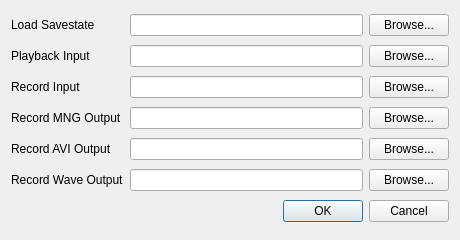
<?xml version="1.0" encoding="UTF-8"?>
<ui version="4.0">
 <class>PlayOptionsUI</class>
 <widget class="QDialog" name="PlayOptionsUI">
  <property name="geometry">
   <rect>
    <x>0</x>
    <y>0</y>
    <width>460</width>
    <height>240</height>
   </rect>
  </property>
  <property name="windowTitle">
   <string>Play</string>
  </property>
  <layout class="QGridLayout" name="gridLayout">
   <item row="0" column="1">
    <widget class="QLineEdit" name="lineEditSavestate"/>
   </item>
   <item row="0" column="2">
    <widget class="QPushButton" name="btnBrowseSavestate">
     <property name="text">
      <string>Browse...</string>
     </property>
    </widget>
   </item>
   <item row="1" column="1">
    <widget class="QLineEdit" name="lineEditPlayback"/>
   </item>
   <item row="1" column="2">
    <widget class="QPushButton" name="btnBrowsePlayback">
     <property name="text">
      <string>Browse...</string>
     </property>
    </widget>
   </item>
   <item row="2" column="1">
    <widget class="QLineEdit" name="lineEditRecord"/>
   </item>
   <item row="2" column="2">
    <widget class="QPushButton" name="btnBrowseRecord">
     <property name="text">
      <string>Browse...</string>
     </property>
    </widget>
   </item>
   <item row="3" column="1">
    <widget class="QLineEdit" name="lineEditMNG"/>
   </item>
   <item row="3" column="2">
    <widget class="QPushButton" name="btnBrowseMNG">
     <property name="text">
      <string>Browse...</string>
     </property>
    </widget>
   </item>
   <item row="4" column="1">
    <widget class="QLineEdit" name="lineEditAVI"/>
   </item>
   <item row="4" column="2">
    <widget class="QPushButton" name="btnBrowseAVI">
     <property name="text">
      <string>Browse...</string>
     </property>
    </widget>
   </item>
   <item row="5" column="1">
    <widget class="QLineEdit" name="lineEditWave"/>
   </item>
   <item row="5" column="2">
    <widget class="QPushButton" name="btnBrowseWave">
     <property name="text">
      <string>Browse...</string>
     </property>
    </widget>
   </item>
   <item row="6" column="1" colspan="2">
    <widget class="QDialogButtonBox" name="buttonBox">
     <property name="orientation">
      <enum>Qt::Horizontal</enum>
     </property>
     <property name="standardButtons">
      <set>QDialogButtonBox::Cancel|QDialogButtonBox::Ok</set>
     </property>
    </widget>
   </item>
   <item row="0" column="0">
    <widget class="QLabel" name="label">
     <property name="text">
      <string>Load Savestate</string>
     </property>
    </widget>
   </item>
   <item row="1" column="0">
    <widget class="QLabel" name="label_2">
     <property name="text">
      <string>Playback Input</string>
     </property>
    </widget>
   </item>
   <item row="2" column="0">
    <widget class="QLabel" name="label_3">
     <property name="text">
      <string>Record Input</string>
     </property>
    </widget>
   </item>
   <item row="3" column="0">
    <widget class="QLabel" name="label_4">
     <property name="text">
      <string>Record MNG Output</string>
     </property>
    </widget>
   </item>
   <item row="4" column="0">
    <widget class="QLabel" name="label_5">
     <property name="text">
      <string>Record AVI Output</string>
     </property>
    </widget>
   </item>
   <item row="5" column="0">
    <widget class="QLabel" name="label_6">
     <property name="text">
      <string>Record Wave Output</string>
     </property>
    </widget>
   </item>
  </layout>
 </widget>
 <resources/>
 <connections>
  <connection>
   <sender>buttonBox</sender>
   <signal>accepted()</signal>
   <receiver>PlayOptionsUI</receiver>
   <slot>accept()</slot>
   <hints>
    <hint type="sourcelabel">
     <x>248</x>
     <y>254</y>
    </hint>
    <hint type="destinationlabel">
     <x>157</x>
     <y>274</y>
    </hint>
   </hints>
  </connection>
  <connection>
   <sender>buttonBox</sender>
   <signal>rejected()</signal>
   <receiver>PlayOptionsUI</receiver>
   <slot>reject()</slot>
   <hints>
    <hint type="sourcelabel">
     <x>316</x>
     <y>260</y>
    </hint>
    <hint type="destinationlabel">
     <x>286</x>
     <y>274</y>
    </hint>
   </hints>
  </connection>
 </connections>
</ui>
